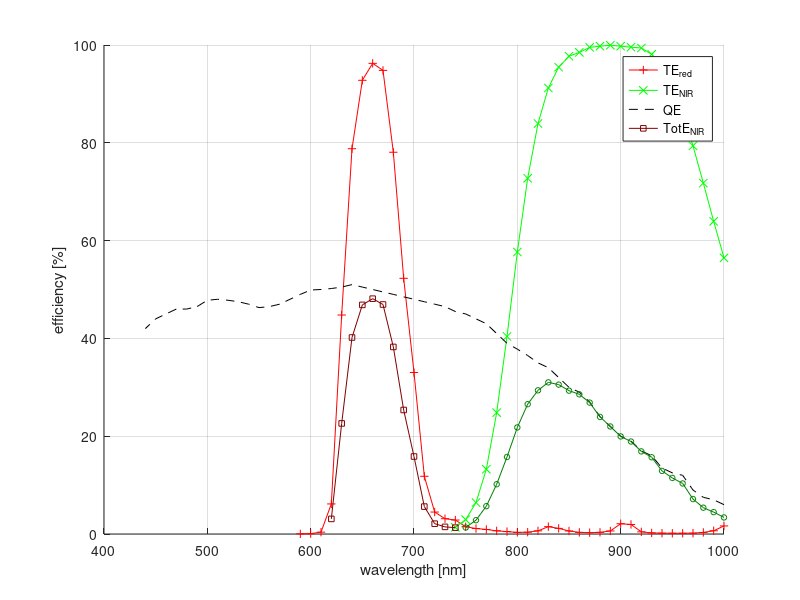

Write the MATLAB code that produced this figure.
clear all 
close all 

data=load('filter_trasmission_plus_camera.txt');
data1=load('filter_trasmission.txt');

figure(1)
hold on
grid on
plot(data1(data1(:,4)>0,1), data1(data1(:,4)>0,4), 'r-+','MarkerSize',6);
plot(data1(data1(:,6)>1,1), data1(data1(:,6)>1,6),'g-x','MarkerSize',6);
plot(data1(:,1), data1(:,7),'k--' ); % camera
plot(data(data(:,4)>1,1), data(data(:,4)>1,4),'m-s', 'Color', [0.5 0 0], 'MarkerSize',4);
plot(data(data(:,6)>1,1), data(data(:,6)>1,6), 'g-o','Color', [0 0.5 0],'MarkerSize',4 );


xlabel('wavelength [nm]')
ylabel('efficiency [%]')
%legend('S_{red}', 'S_{NIR}', 'S_c', 'S_{cRed}=S_{red}+S_c','S_{cNIR}=S_{NIR+S_c}' )
legend('TE_{red}', 'TE_{NIR}', 'QE', 'TotE_{NIR}' )